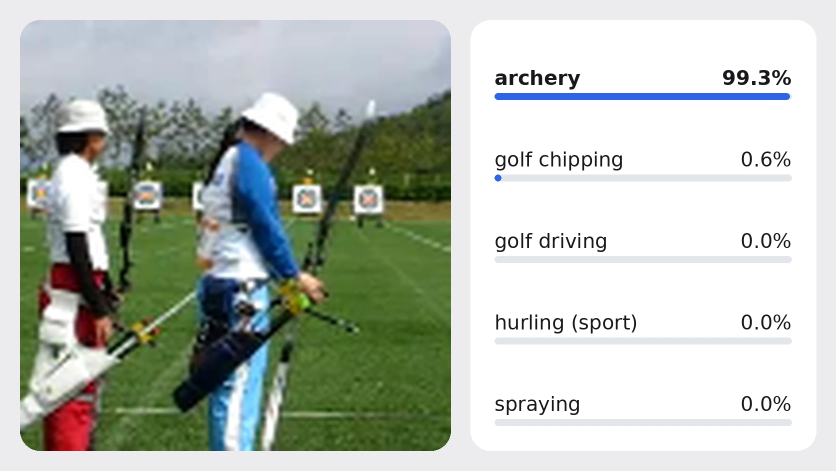
#> input picture model_zoo_web/release/assets/pending-heroes/3dresnet-archery-clip-20261105.webp, 1672 x 941 px (shown at 1/2 size)
$ python -i imagenet.py   (imports and definitions only)
#> lines starting #> are read from the running program, lines starting #| are printed output that depends on the picture
# Copyright (c) 2026 D-Robotics Corporation
# SPDX-License-Identifier: Apache-2.0
"""ViT-B/16 ImageNet-1k F32 featuremap inference, separate from CIFAR-10 assets."""
from pathlib import Path
import argparse,json
import numpy as np
from PIL import Image
from utils.py_utils.converted_featuremap import Runner,select

VARIANT='tv-b16-imagenet1k-224-featuremap-int16-cpuptq-o1-20261105'
SAMPLE=Path(__file__).resolve().parents[2]


def preprocess(source):
    """Use the official weights' PIL bilinear resize and center-crop policy."""
    if isinstance(source,(str,Path)):
        with Image.open(source)as image:rgb=image.convert('RGB')
#> image is the input picture: PIL image 1672x941 RGB; mean R, G, B 182.4, 189.4, 180.5
    elif isinstance(source,Image.Image):rgb=source.convert('RGB')
    else:raise TypeError('Supply an image path or PIL RGB image')
    width,height=rgb.size
#> width = 1672; height = 941
    if min(width,height)<=0:raise ValueError('Empty image')
    size=(256,int(256*height/width))if width<=height else(int(256*width/height),256)
#> size = (454, 256)
    rgb=rgb.resize(size,Image.Resampling.BILINEAR)
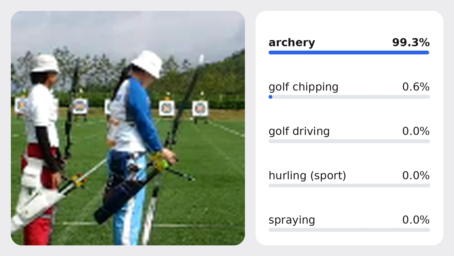
#> rgb: PIL image 454x256 RGB; mean R, G, B 182.4, 189.4, 180.5
    left,top=int(round((rgb.width-224)/2)),int(round((rgb.height-224)/2))
#> left = 115; top = 16
    rgb=rgb.crop((left,top,left+224,top+224))
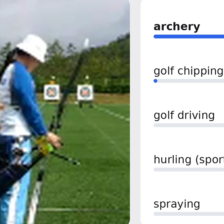
#> rgb: PIL image 224x224 RGB; mean R, G, B 162.4, 174.4, 161.9
    value=np.asarray(rgb).astype(np.float32).transpose(2,0,1)/np.float32(255)
    mean=np.asarray([.485,.456,.406],np.float32)[:,None,None]
    std=np.asarray([.229,.224,.225],np.float32)[:,None,None]
    return np.ascontiguousarray(((value-mean)/std)[None])


def predictions(logits, labels, top_k=5):
    if logits.shape!=(1,1000)or logits.dtype!=np.float32 or not np.isfinite(logits).all():
        raise ValueError('Expected F32 ImageNet-1k logits [1,1000]')
    if len(labels)!=1000 or not 1<=top_k<=1000:raise ValueError('Wrong label count or top-k')
    values=logits[0].astype(np.float64);score=np.exp(values-values.max());score/=score.sum()
    ids=np.argsort(-score,kind='stable')[:top_k]
    return [{'class_id':int(i),'label':labels[i],'probability':float(score[i])}for i in ids]


def main():
    p=argparse.ArgumentParser(description=__doc__)
    p.add_argument('--target',choices=['s100'],default='s100')
    p.add_argument('--variant',default=VARIANT)
    p.add_argument('--asset-id');p.add_argument('--model-path',type=Path)
    p.add_argument('--test-img',type=Path,required=True)
    p.add_argument('--backend',choices=['board','source-onnx'],default='board')
    p.add_argument('--source-onnx',type=Path);p.add_argument('--top-k',type=int,default=5)
    p.add_argument('--dry-run',action='store_true')
    a=p.parse_args();selection=select(SAMPLE,a.target,a.variant,asset_id=a.asset_id,model_path=a.model_path)
    if a.dry_run:
        print(json.dumps({'target':selection.target,'asset_id':selection.asset.reference,'profile':selection.profile}));return 0
    labels=json.loads((SAMPLE/'model/imagenet1k_labels.json').read_text())
    outputs=Runner(selection,backend=a.backend,source_onnx=a.source_onnx)(preprocess(a.test_img))
    print(json.dumps({'backend':a.backend,'target':selection.target,'asset_id':selection.asset.reference,
                      'topk':predictions(outputs['logits'],labels,a.top_k)},ensure_ascii=False))
    return 0


# [1 line not run here, left out]

>>> result = preprocess('../../../../../model_zoo_web/release/assets/pending-heroes/3dresnet-archery-clip-20261105.webp')

$ run again, on model_zoo_web/release/assets/pending-heroes/clip-generated-20261103.webp
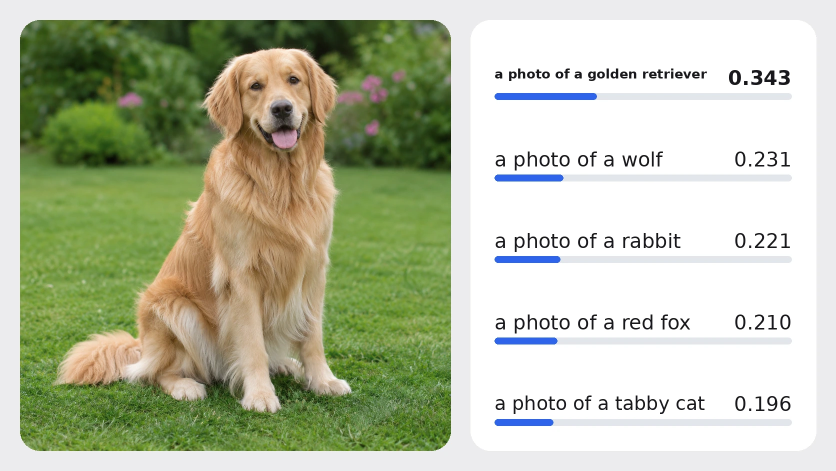
#> input picture model_zoo_web/release/assets/pending-heroes/clip-generated-20261103.webp, 1672 x 941 px (shown at 1/2 size)
#> in preprocess, image is the input picture: PIL image 1672x941 RGB; mean R, G, B 183.9, 190.1, 164.6
#> in preprocess, `rgb=rgb.resize(size,Image.Resampling.BILINEAR)`:
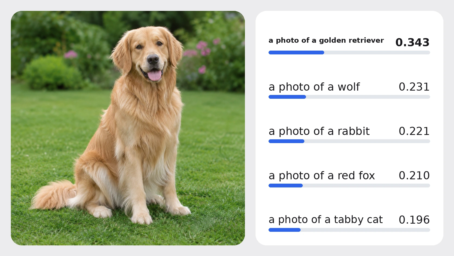
#> rgb: PIL image 454x256 RGB; mean R, G, B 183.9, 190.1, 164.6
#> in preprocess, `rgb=rgb.crop((left,top,left+224,top+224))`:
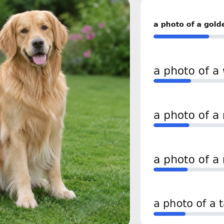
#> rgb: PIL image 224x224 RGB; mean R, G, B 174.1, 178.3, 150.6

$ run again, on model_zoo_web/release/assets/pending-heroes/clip-unique-20261103.webp
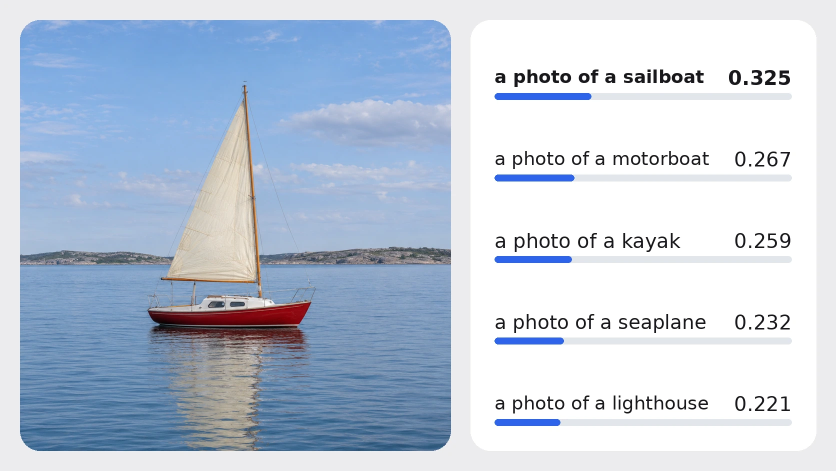
#> input picture model_zoo_web/release/assets/pending-heroes/clip-unique-20261103.webp, 1672 x 941 px (shown at 1/2 size)
#> in preprocess, image is the input picture: PIL image 1672x941 RGB; mean R, G, B 190.7, 202.7, 218.9
#> in preprocess, `rgb=rgb.resize(size,Image.Resampling.BILINEAR)`:
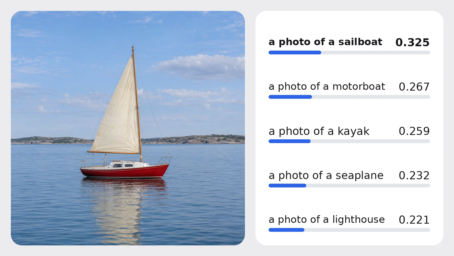
#> rgb: PIL image 454x256 RGB; mean R, G, B 190.7, 202.7, 218.9
#> in preprocess, `rgb=rgb.crop((left,top,left+224,top+224))`:
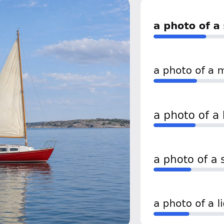
#> rgb: PIL image 224x224 RGB; mean R, G, B 181, 193.7, 212.2

$ run again, on model_zoo_web/release/assets/pending-heroes/depth_anything_v2-generated-20261103.webp
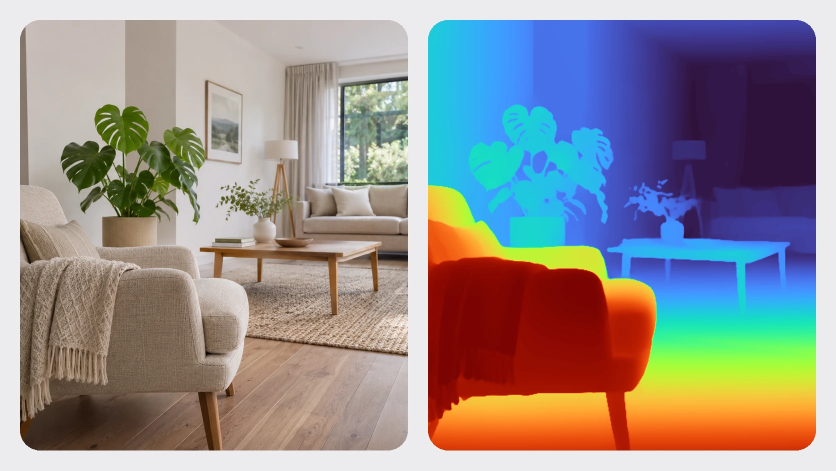
#> input picture model_zoo_web/release/assets/pending-heroes/depth_anything_v2-generated-20261103.webp, 1672 x 941 px (shown at 1/2 size)
#> in preprocess, image is the input picture: PIL image 1672x941 RGB; mean R, G, B 147.7, 142.1, 141.4
#> in preprocess, `rgb=rgb.resize(size,Image.Resampling.BILINEAR)`:
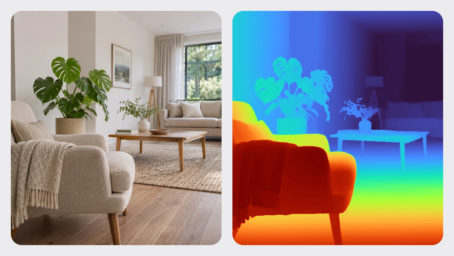
#> rgb: PIL image 454x256 RGB; mean R, G, B 147.7, 142.1, 141.4
#> in preprocess, `rgb=rgb.crop((left,top,left+224,top+224))`:
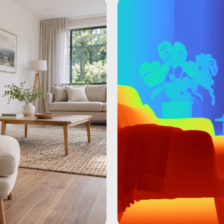
#> rgb: PIL image 224x224 RGB; mean R, G, B 146.8, 138.8, 138.8
